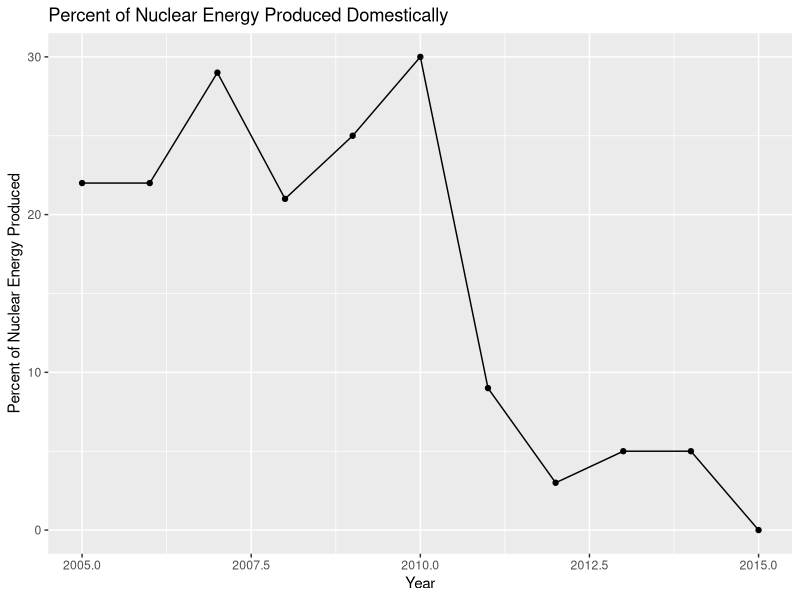

Here is the R script that generated this plot:
#### Preamble ####
# Purpose: Simulates nuclear energy production in Japan from 2005 to 2015.
# Date: 14 February 2024
# License: MIT


#### Workspace setup ####
library(tidyverse)

#### Simulate data ####
set.seed(123) # For reproducibility 

n <- 11 # Number of years in the figure from 2005 to 2015

years_nuclear <- rep(NA, times=n)

# Percent of nuclear energy production from 2005 to 2010
# Should be 20-30% for all years
for (i in 1:6) {
  years_nuclear[i] <- (sample(20:30, 1))
}

# Percent of nuclear energy production in 2011
# Should be 5-10% for all years
years_nuclear[7] <- (sample(5:10, 1))

# Percent of nuclear energy production from 2012 to 2015
# Should be 0-5% for all years
for (i in 8:n) {
  years_nuclear[i] <- (sample(0:5, 1))
}

simulated_data <-
  tibble(
    year = 2005:2015,
    percent_nuclear = years_nuclear
  )

ggplot(simulated_data, aes(x = year, y = percent_nuclear)) +
  geom_line() +
  geom_point() +
  labs(title = "Percent of Nuclear Energy Produced Domestically", 
       x = "Year", y = "Percent of Nuclear Energy Produced")
